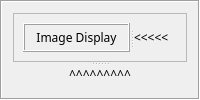
      <widget class="QFrame" name="frame">
       <property name="font">
        <font>
         <family>Microsoft YaHei</family>
         <pointsize>9</pointsize>
        </font>
       </property>
       <property name="frameShape">
        <enum>QFrame::Box</enum>
       </property>
       <property name="frameShadow">
        <enum>QFrame::Sunken</enum>
       </property>
       <layout class="QVBoxLayout" name="verticalLayout_4">
        <item>
         <widget class="QSplitter" name="splitter_4">
          <property name="orientation">
           <enum>Qt::Vertical</enum>
          </property>
          <widget class="QFrame" name="frame_4">
           <property name="font">
            <font>
             <family>Microsoft YaHei</family>
             <pointsize>9</pointsize>
            </font>
           </property>
           <property name="frameShape">
            <enum>QFrame::StyledPanel</enum>
           </property>
           <property name="frameShadow">
            <enum>QFrame::Raised</enum>
           </property>
           <layout class="QHBoxLayout" name="horizontalLayout">
            <item>
             <widget class="QSplitter" name="splitter_3">
              <property name="font">
               <font>
                <family>Microsoft YaHei</family>
                <pointsize>9</pointsize>
               </font>
              </property>
              <property name="orientation">
               <enum>Qt::Horizontal</enum>
              </property>
              <widget class="QLabel" name="label_display_image">
               <property name="font">
                <font>
                 <family>Microsoft YaHei</family>
                 <pointsize>9</pointsize>
                </font>
               </property>
               <property name="frameShape">
                <enum>QFrame::Box</enum>
               </property>
               <property name="frameShadow">
                <enum>QFrame::Raised</enum>
               </property>
               <property name="text">
                <string>Image Display</string>
               </property>
               <property name="alignment">
                <set>Qt::AlignCenter</set>
               </property>
               <property name="textInteractionFlags">
                <set>Qt::NoTextInteraction</set>
               </property>
              </widget>
              <widget class="QLabel" name="label_resize_image">
               <property name="minimumSize">
                <size>
                 <width>5</width>
                 <height>0</height>
                </size>
               </property>
               <property name="font">
                <font>
                 <family>Microsoft YaHei</family>
                 <pointsize>9</pointsize>
                </font>
               </property>
               <property name="text">
                <string>&lt;&lt;&lt;&lt;&lt;</string>
               </property>
              </widget>
             </widget>
            </item>
           </layout>
          </widget>
          <widget class="QLabel" name="label">
           <property name="text">
            <string>^^^^^^^^^</string>
           </property>
           <property name="alignment">
            <set>Qt::AlignHCenter|Qt::AlignTop</set>
           </property>
          </widget>
         </widget>
        </item>
       </layout>
      </widget>
